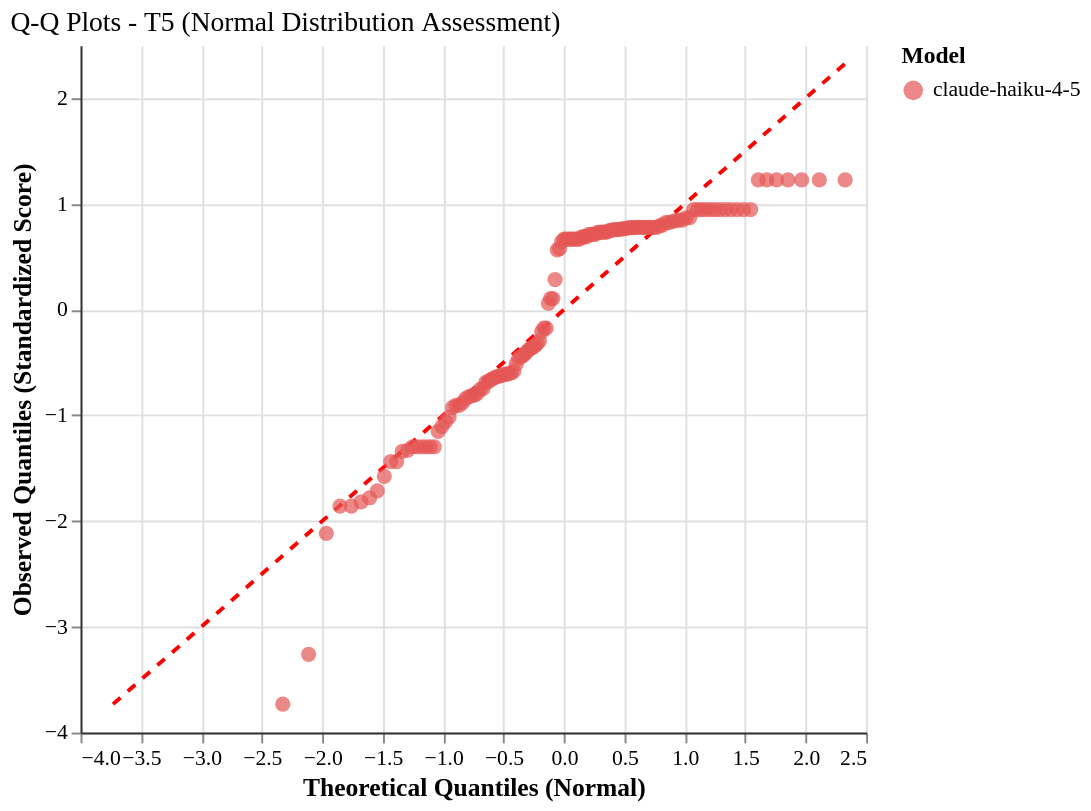

This figure's Vega-Lite source:
### Vega-Lite specification from a JSON file in a GitHub repository (floating-point values rounded to 4 significant figures; data arrays with more than 128 entries replaced by an {"elided": "..."} marker saying what was removed)
{"config": {"font": "serif", "axis": {"labelFontSize": 11, "titleFontSize": 13, "gridColor": "#e0e0e0", "domainColor": "#333333"}, "legend": {"labelFontSize": 11, "titleFontSize": 12}, "title": {"fontSize": 14, "anchor": "start", "fontWeight": "normal"}, "view": {"stroke": null, "continuousWidth": 400, "continuousHeight": 300, "strokeWidth": 0}, "mark": {"tooltip": true}}, "layer": [{"data": {"name": "data-645f984546f58ac1da42390ca1d51b9d"}, "mark": {"type": "line", "color": "red", "strokeDash": [5, 5], "strokeWidth": 2}, "encoding": {"x": {"field": "theoretical_quantile", "type": "quantitative"}, "y": {"field": "observed_quantile", "type": "quantitative"}}}, {"data": {"name": "data-05f40f03f95b10b27146836c706e4146"}, "mark": {"type": "circle", "opacity": 0.7, "size": 60}, "encoding": {"color": {"field": "agent_model", "scale": {"domain": ["claude-haiku-4-5"], "range": ["#E45756"]}, "title": "Model", "type": "nominal"}, "tooltip": [{"field": "agent_model", "title": "Model", "type": "nominal"}, {"field": "tier", "title": "Tier", "type": "ordinal"}, {"field": "theoretical_quantile", "format": ".2f", "title": "Theoretical Q", "type": "quantitative"}, {"field": "observed_quantile", "format": ".2f", "title": "Observed Q", "type": "quantitative"}, {"field": "original_score", "format": ".3f", "title": "Original Score", "type": "quantitative"}], "x": {"field": "theoretical_quantile", "scale": {"zero": false}, "title": "Theoretical Quantiles (Normal)", "type": "quantitative"}, "y": {"field": "observed_quantile", "scale": {"zero": false}, "title": "Observed Quantiles (Standardized Score)", "type": "quantitative"}}}], "height": 350, "title": "Q-Q Plots - T5 (Normal Distribution Assessment)", "width": 400, "$schema": "https://vega.github.io/schema/vega-lite/v6.1.0.json", "datasets": {"data-645f984546f58ac1da42390ca1d51b9d": [{"theoretical_quantile": -3.731, "observed_quantile": -3.731}, {"theoretical_quantile": 2.326, "observed_quantile": 2.326}], "data-05f40f03f95b10b27146836c706e4146": {"elided": "135 records"}}}
